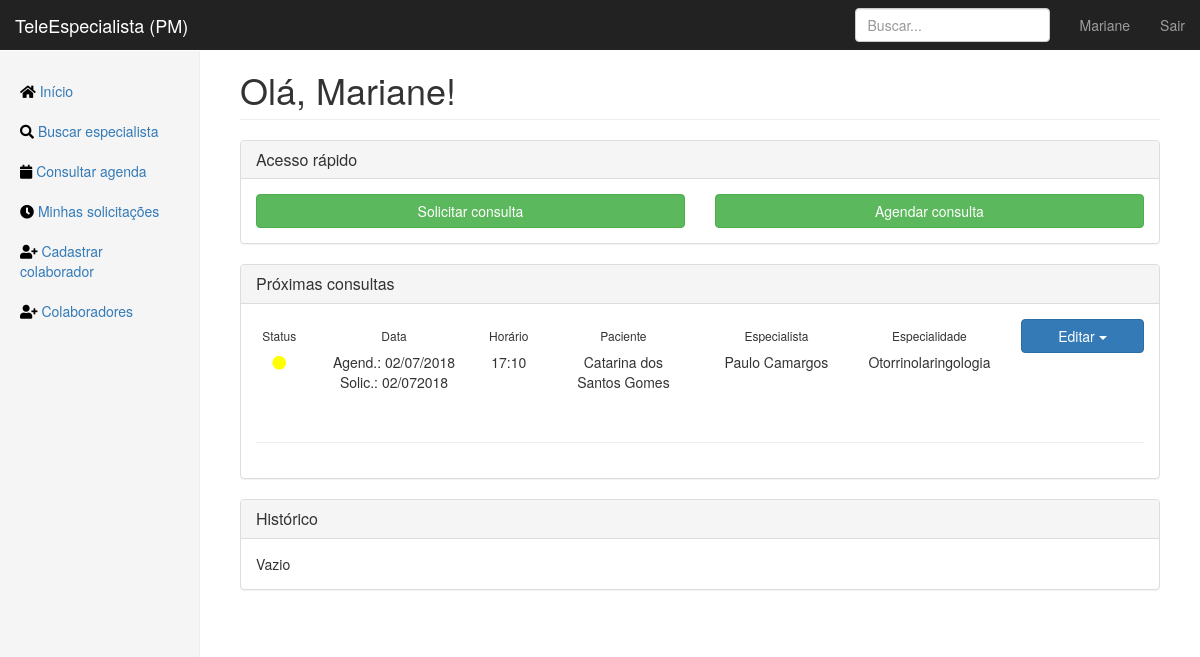
Page /home (signed in) on the earlier database version.
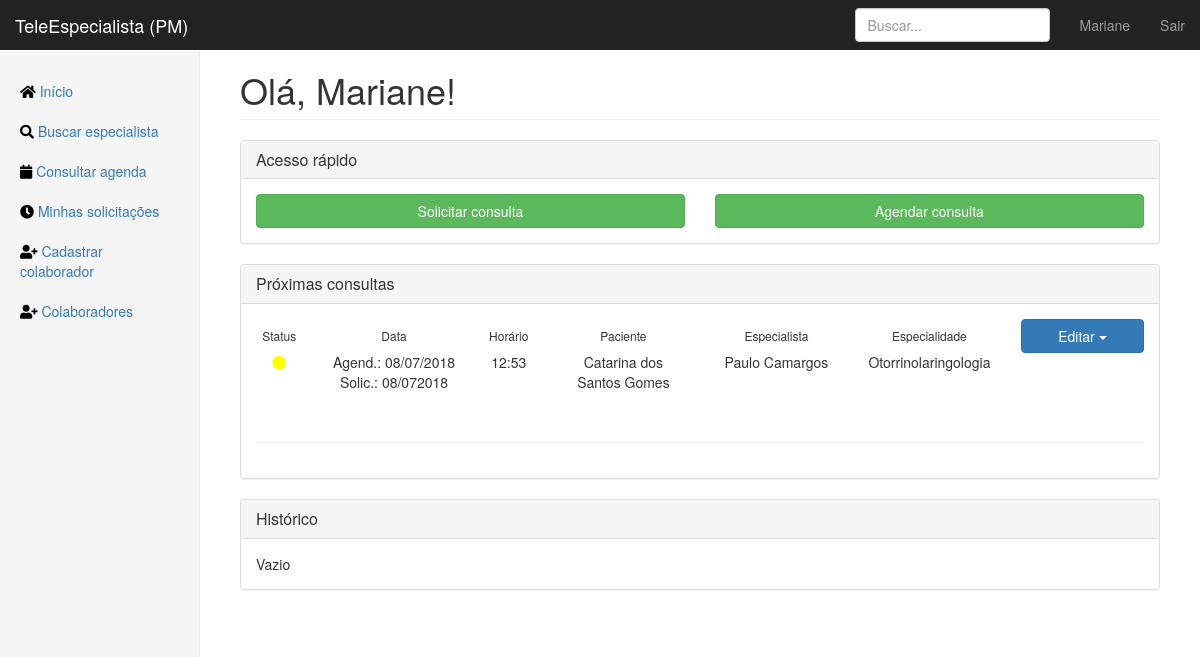
Same page on the later database version.
### app/models.py (models this page shows, shortened)
class User(db.Model, UserMixin):
    id = db.Column(db.Integer, primary_key=True)
    email = db.Column(db.String(120), unique=True, nullable=False)
    password = db.Column(db.String(64), nullable=False)
    image_file = db.Column(db.String(100))
    crm = db.Column(db.Integer, unique=True, nullable=False)
    fullname = db.Column(db.String(256), nullable=False)
    birthdate = db.Column(db.DateTime)
    birthcity = db.Column(db.String(256))
    birthstate = db.Column(db.String(2))
    rg = db.Column(db.String(12), unique=True, nullable=False)
    cpf = db.Column(db.String(12), unique=True, nullable=False)
    cep = db.Column(db.Integer)
    place = db.Column(db.String(64))
    address = db.Column(db.String(256))
    neighborhood = db.Column(db.String(128))
    city = db.Column(db.String(128))
    state = db.Column(db.String(2))
    phone_1 = db.Column(db.String(16), nullable=False)
    phone_2 = db.Column(db.String(16))
    specialties = db.relationship('Specialty', secondary=joinsSpecialtyUser,
    backref=db.backref('doctors', lazy='dynamic'))
    consultas = db.relationship('Consulta', secondary=joinConsultaUser,
    backref=db.backref('doctors', lazy='dynamic'))
    shifts = db.relationship('Calendar', secondary=joinCalendarUser,
    backref=db.backref('doctor', lazy='dynamic'))

class Consulta(db.Model):
    id = db.Column(db.Integer, primary_key=True)
    data_solicitacao = db.Column(db.DateTime, default=datetime.datetime.now)
    data_agendada = db.Column(db.DateTime, default=datetime.datetime.now)
    nome_paciente = db.Column(db.String(256))
    status = db.Column(db.String(256), default="Aguardando") # Aguardando, Confirmada, Cancelada
    def get_other_doctor(self, user_eu):
        return self.doctors.filter(User.id!=user_eu.id)[0]

class Specialty(db.Model):
    id = db.Column(db.Integer, primary_key=True)
    specialty = db.Column(db.String(64), unique=True, nullable=False)
    service_days = db.relationship('Calendar', backref='specialty')

### app/routes.py (the view)
@app.route("/home")
@login_required
def home():
    if current_user.specialties[0].specialty == 'Geral':
        homepage = 'home.html'
    else:
        homepage = 'homeSpecialist.html'
    return render_template(homepage, title="Início - TeleEspecialista")

### app/models.py (called while the page is built)
@login_manager.user_loader
def load_user(user_id):
    return User.query.get(int(user_id))

### app/templates/home.html (shortened to what this page needs)
{% extends "layout.html" %}
{% block content %}
<h1 class="page-header">Olá, {{ current_user.fullname.split(' ', 1)[0] }}!</h1>
<div class="panel panel-default">
    <div class="panel-heading">
        <h3 class="panel-title">Acesso rápido</h3>
    </div>
    <div class="panel-body">
        <div class="row">
            <div class="col-md-6">
                <a href="{{ url_for('search_specialist') }}" role="button" class="btn btn-success btn-block">Solicitar consulta</a>
            </div>
            <div class="col-md-6">
                <a role="button" class="btn btn-success btn-block">Agendar consulta</a
            </div>
        </div>
    </div>
    </div>
</div>
<div class="panel panel-default">
    <div class="panel-heading">
        <h3 class="panel-title">Próximas consultas</h3>
    </div>
    <div class="panel-body">
        {% for consulta in current_user.consultas[::-1] %}
        <div class="row">
            <div class="col-md-1 text-center">
                <h6>Status</h6>
                {% if consulta.status == "Aguardando" %}
                <i class="fas fa-circle" style="color:yellow;"></i>
                {% elif consulta.status == "Confirmada" %}
                <i class="fas fa-circle" style="color:lightgreen;"></i>
                {% else %}
                <i class="fas fa-circle" style="color:red;"></i>
                {%endif%}
            </div>
            <div class="col-md-2 text-center">
                <h6>Data</h6>
                Agend.: {{ consulta.data_agendada.strftime('%d/%m/%Y') }}
                Solic.: {{ consulta.data_solicitacao.strftime('%d/%m%Y') }}
            </div>
            <div class="col-md-1 text-center">
                <h6>Horário</h6>
                <p>{{ consulta.data_agendada.strftime('%H:%M') }}</p>
            </div>
            <div class="col-md-2 text-center">
                <h6>Paciente</h6>
                <p>{{ consulta.nome_paciente }}</p>
            </div>
            <div class="col-md-2 text-center">
                <h6>Especialista</h6>
                <p>{{consulta.get_other_doctor(current_user).fullname}}</p>
            </div>
            <div class="col-md-2 text-center">
                <h6>Especialidade</h6>
                <p>{{consulta.get_other_doctor(current_user).specialties[0].specialty}}</p>
            </div>
            <div class="col-md-2">
                <div class="btn-group btn-block">
                    <button type="button" class="btn btn-primary dropdown-toggle btn-block" data-toggle="dropdown" aria-haspopup="true" aria-expanded="false">
                        Editar <span class="caret"></span>
                    </button>
                </div>
            </div>
        </div>
        <br><hr>
        {% endfor %}
    </div>
</div>
<div class="panel panel-default">
    <div class="panel-heading">
        <h3 class="panel-title">Histórico</h3>
    </div>
    <div class="panel-body">
        Vazio
    </div>
</div>
{% endblock content %}

### app/templates/layout.html (shortened to what this page needs)
<!DOCTYPE html>
<html lang="pt-br">
<head>
    <link rel="stylesheet" href="https://use.fontawesome.com/releases/v5.0.13/css/all.css">
    <link href="{{ url_for('static', filename='css/bootstrap.min.css') }}" rel="stylesheet" type="text/css">
    <link href="{{ url_for('static', filename='css/dashboard.css') }}" rel="stylesheet" type="text/css">
    <link href="{{ url_for('static', filename='css/mainLogged.css') }}" rel="stylesheet" type="text/css">
</head>
<body>
    <nav class="navbar navbar-inverse navbar-fixed-top">
        <div class="container-fluid">
            <div class="navbar-header">
                <a class="navbar-brand" href="{{ url_for('home') }}">TeleEspecialista (PM)</a>
            </div>
            <div id="navbar" class="navbar-collapse collapse">
                <ul class="nav navbar-nav navbar-right">
                    <li><a href="{{ url_for("account") }}">{{current_user.fullname.split()[0]}}</a></li>
                    <li><a href="{{ url_for("logout") }}">Sair</a></li>
                </ul>
                <form class="navbar-form navbar-right">
                    <input type="text" class="form-control" placeholder="Buscar...">
                </form>
            </div>
        </div>
    </nav>
    <div class="container-fluid">
        <div class="row">
            <div class="col-sm-3 col-md-2 sidebar">
                <ul class="nav nav-sidebar">
                    <li><a href="{{ url_for("home") }}"> <i class="fa fa-home" style="color:black"></i>
                        Início<span class="sr-only">(current)</span></a></li>
                    <li><a href="{{ url_for("search_specialist") }}"><i class="fa fa-search" style="color:black"></i>
                        Buscar especialista</a></li>
                    <li><a href="{{ url_for("show_schedule")}}"><i class="fa fa-calendar" style="color:black"></i>
                        Consultar agenda</a></li>
                    <li><a href="{{ url_for("check_requests") }}"><i class="fa fa-clock" style="color:black"></i>
                        Minhas solicitações</a></li>
                    <li><a href="{{ url_for("register") }}"><i class="fa fa-user-plus" style="color:black"></i>
                        Cadastrar colaborador</a></li>
                    <li><a href="{{ url_for("staff") }}"><i class="fa fa-user-plus" style="color:black"></i>
                        Colaboradores</a></li>
                </ul>
            </div>
            <div class="col-sm-9 col-sm-offset-3 col-md-10 col-md-offset-2 main">
                {% block content %}
                {% endblock content %}
            </div>
        </div>
    </div>
</body>
</html>

### app/static/css/dashboard.css (style rules this page uses)
body { padding-top: 50px; }
.navbar-fixed-top { border: 0; }
.sidebar { display: none; }
@media (min-width: 768px) { .sidebar { position: fixed; top: 51px; bottom: 0; left: 0; z-index: 1000; display: block; padding: 20px; overflow-x: hidden; overflow-y: auto; background-color: #f5f5f5; border-right: 1px solid #eee; } }
.nav-sidebar { margin-right: -21px; margin-bottom: 20px; margin-left: -20px; }
.nav-sidebar > li > a { padding-right: 20px; padding-left: 20px; }
.main { padding: 20px; }
@media (min-width: 768px) { .main { padding-right: 40px; padding-left: 40px; } }
.main .page-header { margin-top: 0; }

Differences in the rows shown:
changed Consulta "Catarina dos Santos Gomes": data_agendada "02/07/2018" → "08/07/2018"; data_solicitacao "02/072018" → "08/072018"; data_agendada "17:10" → "12:53"
